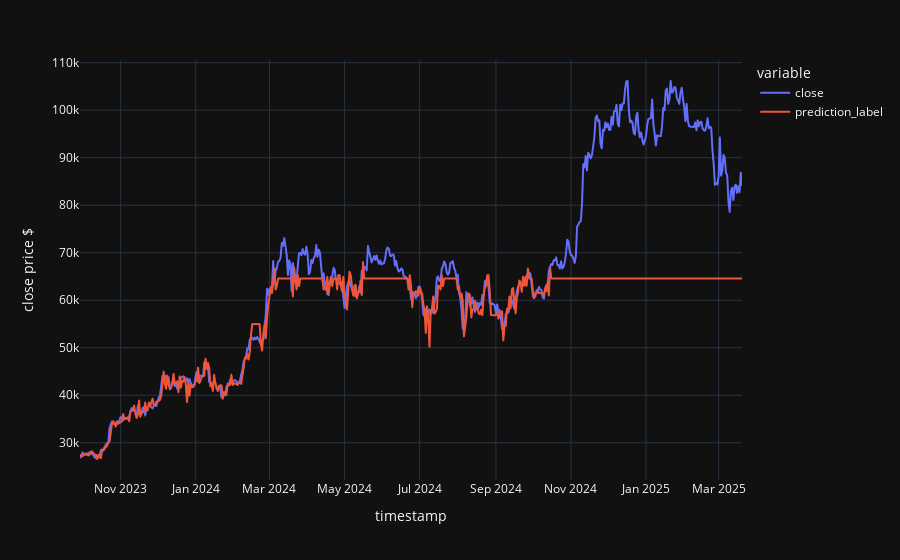

Notebook cell for this chart:
### Code cell
import plotly.express as px

fig = px.line(y_predict, y=['close', 'prediction_label'], template='plotly_dark', labels={"value" : "close price $"})

fig.show()

# fig.show()

### Figure 1 — Plotly figure (JSON) as saved in the notebook; plotly's stock layout.template omitted (floating-point values rounded to 4 significant figures; data arrays with more than 128 entries replaced by an {"elided": "..."} marker saying what was removed)
{"data": [{"hovertemplate": "variable=close<br>timestamp=%{x}<br>close price $=%{y}<extra></extra>", "legendgroup": "close", "line": {"color": "#636efa", "dash": "solid"}, "marker": {"symbol": "circle"}, "mode": "lines", "name": "close", "showlegend": true, "type": "scattergl", "x": {"elided": "539 str values"}, "xaxis": "x", "y": {"elided": "539 float values"}, "yaxis": "y"}, {"hovertemplate": "variable=prediction_label<br>timestamp=%{x}<br>close price $=%{y}<extra></extra>", "legendgroup": "prediction_label", "line": {"color": "#EF553B", "dash": "solid"}, "marker": {"symbol": "circle"}, "mode": "lines", "name": "prediction_label", "showlegend": true, "type": "scattergl", "x": {"elided": "539 str values"}, "xaxis": "x", "y": {"elided": "539 float values"}, "yaxis": "y"}], "layout": {"legend": {"title": {"text": "variable"}, "tracegroupgap": 0}, "margin": {"t": 60}, "xaxis": {"anchor": "y", "domain": [0, 1], "title": {"text": "timestamp"}}, "yaxis": {"anchor": "x", "domain": [0, 1], "title": {"text": "close price $"}}}}
